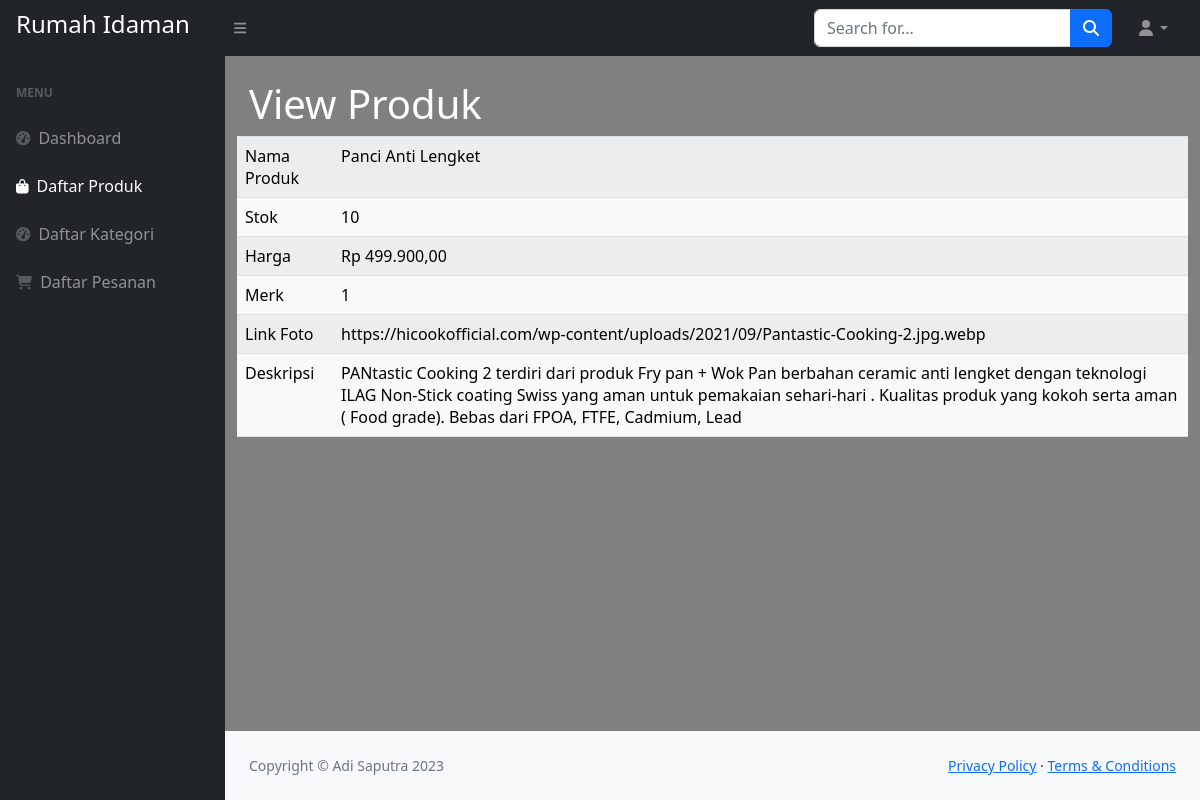
The page /admin/view_produk.php?id=14 on the database its author committed.
### tables this page shows
CREATE TABLE `produk` (
  `id` int(11) NOT NULL,
  `nama` varchar(191) NOT NULL,
  `stok` int(11) NOT NULL,
  `harga` int(45) NOT NULL,
  `kategori_id` int(45) NOT NULL,
  `foto` blob NOT NULL,
  `deskripsi` text NOT NULL
);

### admin/view_produk.php (the view, shortened to what this page needs)
<?php
    require_once '../dbkoneksi.php';
?>
<!DOCTYPE html>
<html lang="en">
    <head>
        <link href="https://cdn.jsdelivr.net/npm/simple-datatables@7.1.2/dist/style.min.css" rel="stylesheet" />
        <link href="css/styles.css" rel="stylesheet" />
    </head>
    <body class="sb-nav-fixed" style="background-color:grey">
        <nav class="sb-topnav navbar navbar-expand navbar-dark bg-dark">
            <a class="navbar-brand ps-3" href="../home.php"><h4>Rumah Idaman</h4></a>
            <button class="btn btn-link btn-sm order-1 order-lg-0 me-4 me-lg-0" id="sidebarToggle" href="#!"><i class="fas fa-bars"></i></button>
            <form class="d-none d-md-inline-block form-inline ms-auto me-0 me-md-3 my-2 my-md-0">
                <div class="input-group">
                    <input class="form-control" type="text" placeholder="Search for..." aria-label="Search for..." aria-describedby="btnNavbarSearch" />
                    <button class="btn btn-primary" id="btnNavbarSearch" type="button"><i class="fas fa-search"></i></button>
                </div>
            </form>
            <ul class="navbar-nav ms-auto ms-md-0 me-3 me-lg-4">
                <li class="nav-item dropdown">
                    <a class="nav-link dropdown-toggle" id="navbarDropdown" href="#" role="button" data-bs-toggle="dropdown" aria-expanded="false"><i class="fas fa-user fa-fw"></i></a>
                </li>
            </ul>
        </nav>
        <div id="layoutSidenav">
            <div id="layoutSidenav_nav">
                <nav class="sb-sidenav accordion sb-sidenav-dark" id="sidenavAccordion">
                    <div class="sb-sidenav-menu">
                    <div class="nav">
                            <div class="sb-sidenav-menu-heading">Menu</div>
                            <a class="nav-link" href="index.html">
                                <div class="sb-nav-link-icon"><i class="fas fa-tachometer-alt"></i></div>
                                Dashboard
                            </a>
                            <a class="nav-link active" href="daftar_produk.php">
                                <div class="sb-nav-link-icon"><i class="fas fa-shopping-bag"></i></div>
                                Daftar Produk
                            </a>
                            <a class="nav-link" href="daftar_kategori.php">
                                <div class="sb-nav-link-icon"><i class="fas fa-tachometer-alt"></i></div>
                                Daftar Kategori
                            </a>
                            <a class="nav-link" href="daftar_pesanan.php">
                                <div class="sb-nav-link-icon"><i class="fas fa-shopping-cart"></i></div>
                                Daftar Pesanan
                            </a>
                        </div>
                    </div>
                </nav>
            </div>
            <div id="layoutSidenav_content">
                <main>
                <div class="container-fluid px-4">
                        <h1 class="mt-4 text-white">View Produk</h1>
                    </div>
                    <div class="container">
                <?php
                    $id = $_GET['id'];
                    $sql = "SELECT * FROM produk WHERE id=?";
                    $st = $dbh->prepare($sql);
                    $st->execute([$id]);
                    $row = $st->fetch();
                ?>
                <table class="table table-light table-striped">
                    <tbody>
                        <tr>   <td>Nama Produk</td><td><?=$row['nama']?></td></tr>
                        <tr>   <td>Stok</td><td><?=$row['stok']?></td></tr>
                        <tr>   <td>Harga</td><td><?="Rp " . number_format($row ['harga'], 2, ',', '.');?></td></tr>
                        <tr>   <td>Merk</td><td><?=$row['kategori_id']?></td></tr>
                        <tr>   <td>Link Foto</td><td><?=$row['foto']?></td></tr>
                        <tr>   <td>Deskripsi</td><td><?=$row['deskripsi']?></td></tr>
                    </tbody>
                </table>
                    </div>
                </main>
                <footer class="py-4 bg-light mt-auto">
                <div class="container-fluid px-4">
                    <div class="d-flex align-items-center justify-content-between small">
                        <div class="text-muted">Copyright &copy; Adi Saputra 2023</div>
                        <div>
                            <a href="#">Privacy Policy</a>
                            &middot;
                            <a href="#">Terms &amp; Conditions</a>
                        </div>
                    </div>
                </div>
            </footer>
            </div>
        </div>
    </body>
</html>

### rows shown on the page
produk: nama "Panci Anti Lengket", stok "10", harga "499.900,00", kategori "1", foto "https://hicookofficial.com/wp-content/uploads/2021/09/Pantastic-Cooking-2.jpg.webp", deskripsi "PANtastic Cooking 2 terdiri dari produk Fry pan + Wok Pan berbahan ceramic anti lengket dengan teknologi ILAG Non-Stick coating Swiss yang aman untuk pemakaian sehari-hari . Kualitas produk yang kokoh serta aman ( Food grade). Bebas dari FPOA, FTFE, Cadmium, Lead"
